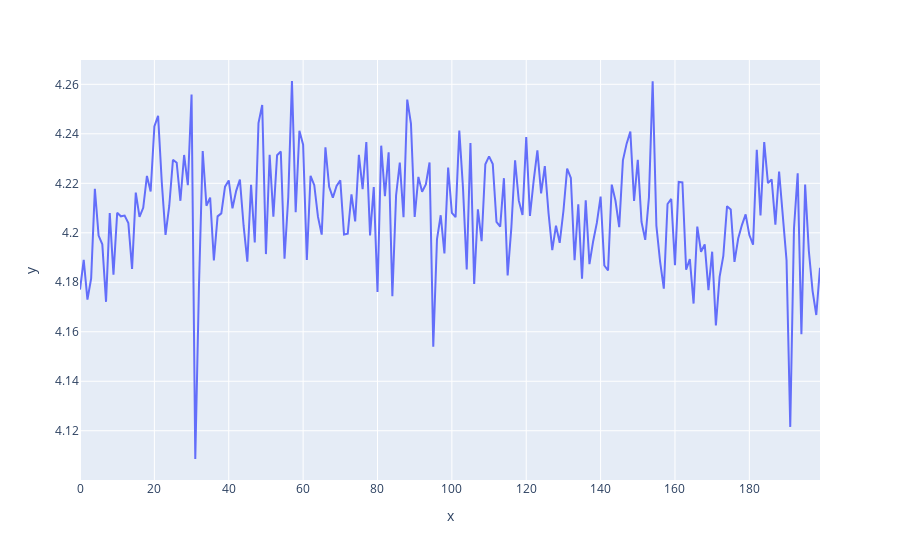

Notebook source saved alongside this figure:
### Code cell
fig2 = plot_avg_loss(total_loss_sgd)
fig2.show()

### Figure 1 — Plotly figure (JSON) as saved in the notebook; plotly's stock layout.template omitted (floating-point values rounded to 4 significant figures; data arrays with more than 128 entries replaced by an {"elided": "..."} marker saying what was removed)
{"data": [{"hovertemplate": "x=%{x}<br>y=%{y}<extra></extra>", "legendgroup": "", "line": {"color": "#636efa", "dash": "solid"}, "marker": {"symbol": "circle"}, "mode": "lines", "name": "", "orientation": "v", "showlegend": false, "type": "scatter", "x": {"elided": "200 int values"}, "xaxis": "x", "y": {"elided": "200 float values"}, "yaxis": "y"}], "layout": {"legend": {"tracegroupgap": 0}, "margin": {"t": 60}, "xaxis": {"anchor": "y", "domain": [0, 1], "title": {"text": "x"}}, "yaxis": {"anchor": "x", "domain": [0, 1], "title": {"text": "y"}}}}
